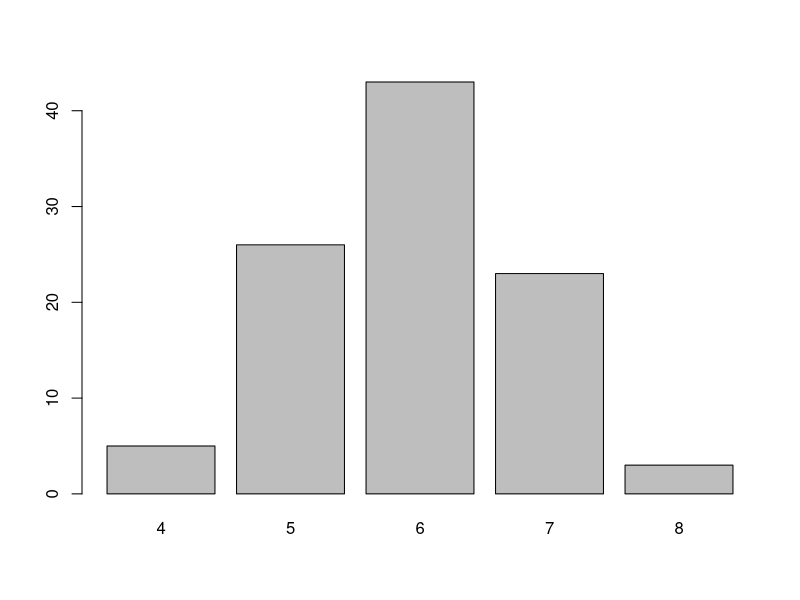
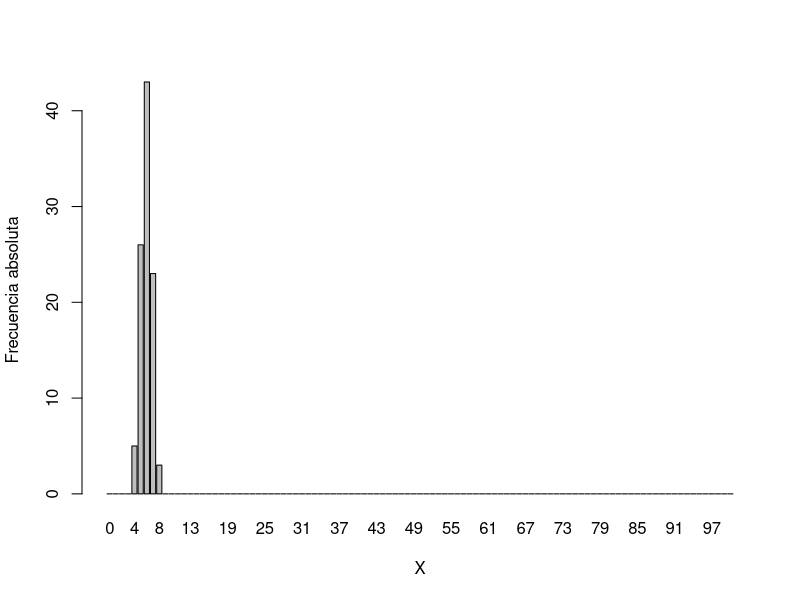
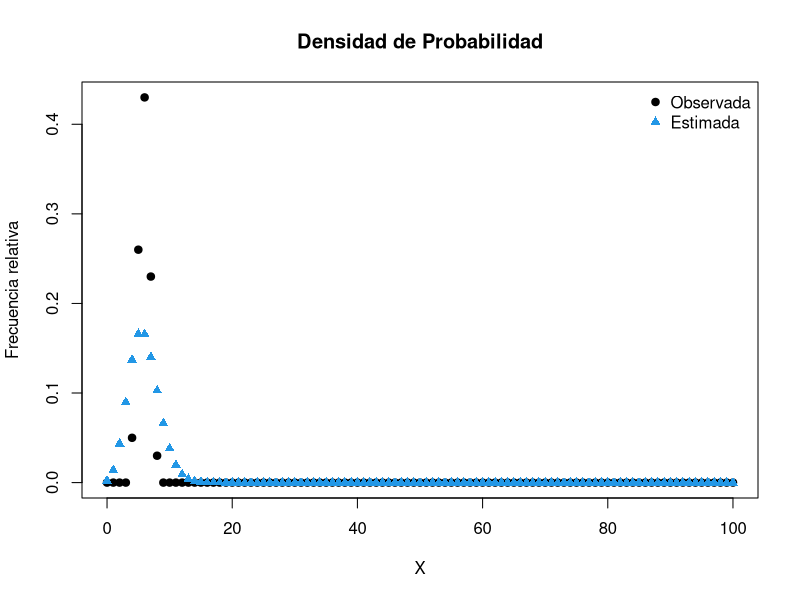
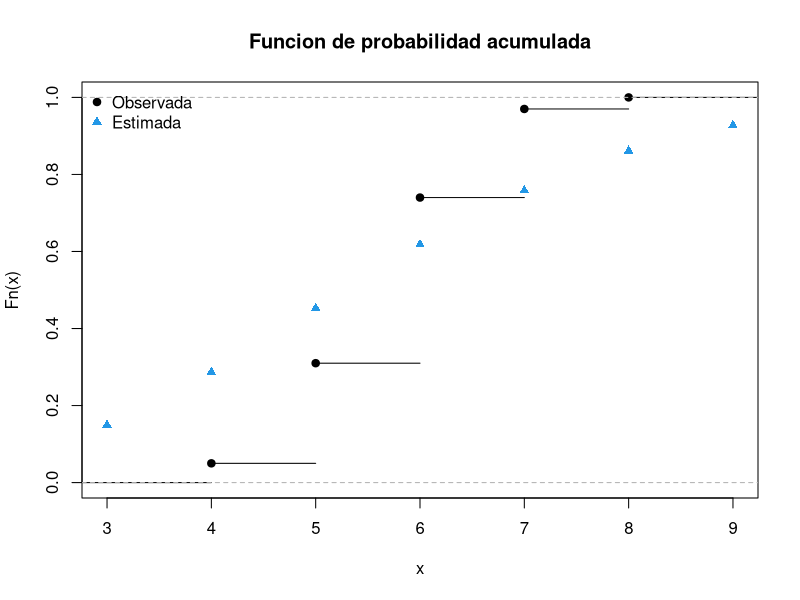
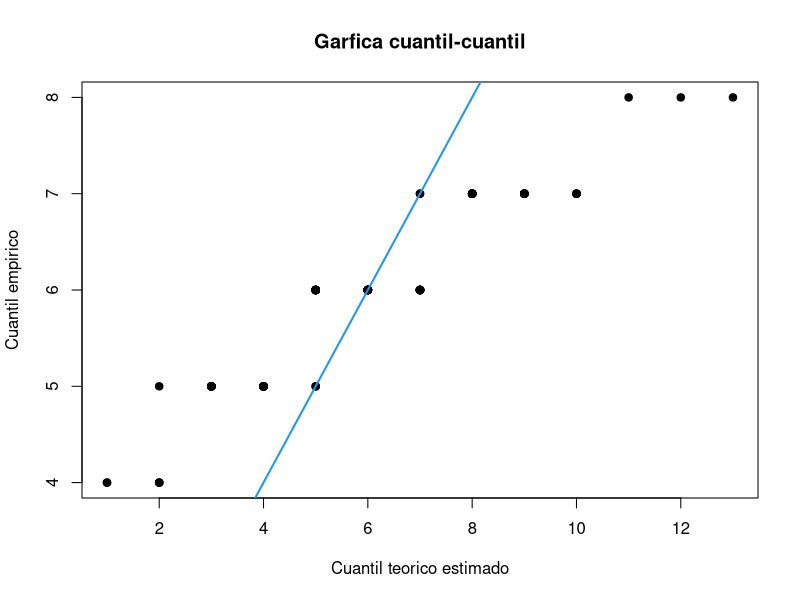
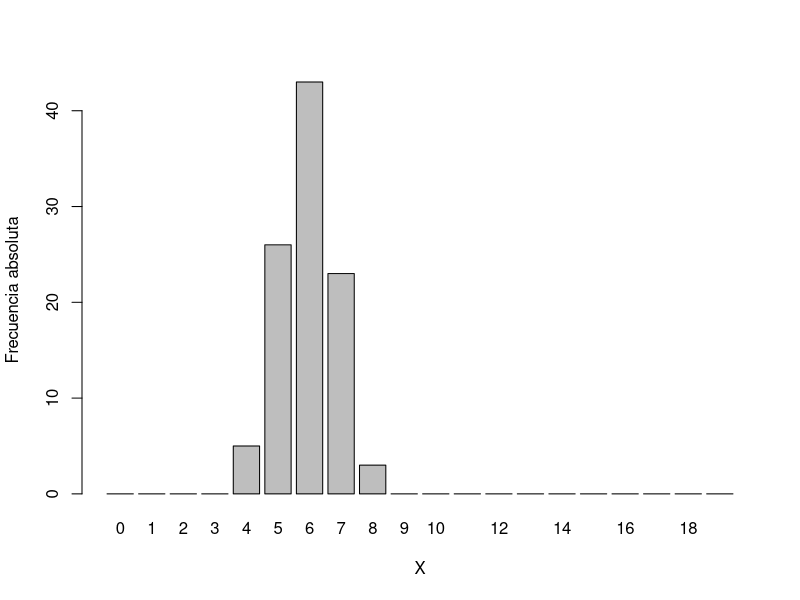
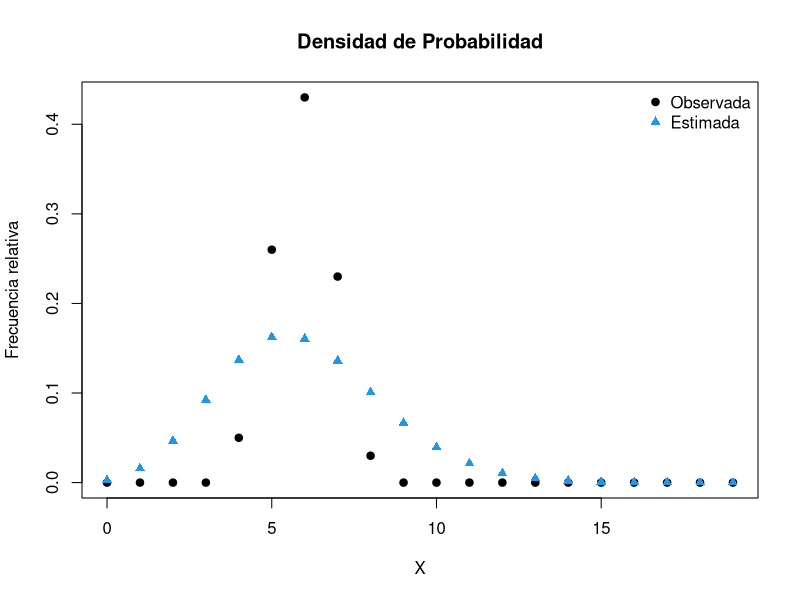
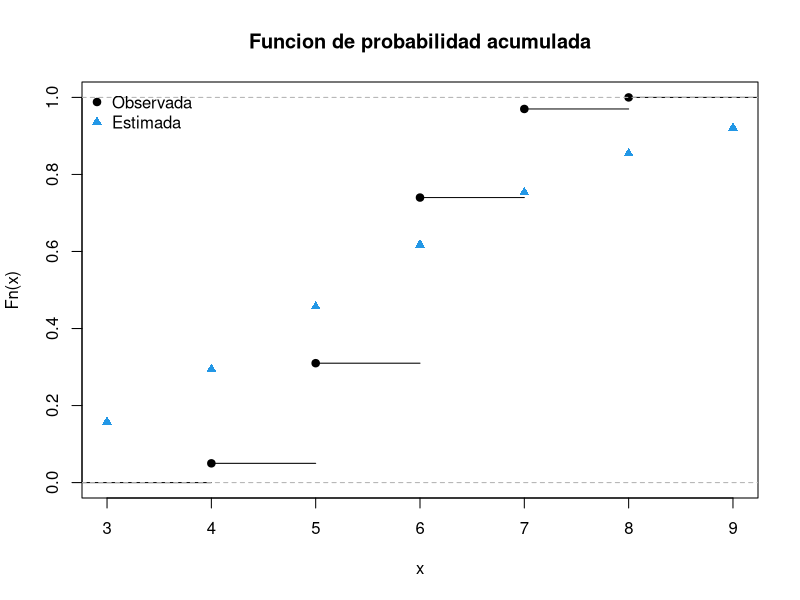

R code for these plots, in order:
################################################################
#LECTURA DE DATOS                                              #
################################################################
#Librerias utilizadas
library (gdata)
#Leyendo los datos obtenidos
dat=read.table("Data.txt")


#IntenatarPoisson
################################################################
#VARIABLE ALEATORIA DISCRETA: CASO BINOMIAL                    #
################################################################
#DATOS 
Xobs = dat$V1
Xobs
N = length(Xobs)
k = 100
barplot(table(Xobs))


#ESTADISTICA DESCRIPTIVA
summary(Xobs)
var(Xobs)

#GRAFICA DE LOS DATOS: FRECUENCIA ABSOLUTA
ExtremoIntervalos<-seq(-0.5,N+1,1)
TablaFrecuencia<-table(cut(Xobs,ExtremoIntervalos))
ValoresX<-seq(0,N,1)
names(TablaFrecuencia)<-ValoresX
barplot(TablaFrecuencia,xlab="X",ylab="Frecuencia absoluta")
#barplot(TablaFrecuencia,xlab="X",ylab="Frecuencia absoluta", xlim =c(4,11))

#ESTIMADOR DE MAXIMA VEROSIMILITUD
EMV<-sum(Xobs)/(k*N)
EMV

#GRAFICA: DENSIDAD DE PROBABILIDAD VERSUS LA ESTIMADA
FrecuenciaRelativa<-as.numeric(prop.table(TablaFrecuencia))
DensidadProbabilidadEMV<-dbinom(ValoresX,size=N,prob=EMV)
plot(ValoresX,FrecuenciaRelativa,pch=19,col=1,xlab="X",ylab="Frecuencia relativa",
     main="Densidad de Probabilidad")
points(ValoresX,DensidadProbabilidadEMV,pch=17,col=4)
legend("topright",c("Observada","Estimada"),pch=c(19,17),col=c(1,4),bty="n")

#GRAFICA: DISTRIBUCION EMPIRICA VERSUS ESTIMADA
Fempirica<-ecdf(Xobs)
DistribucionEMV<-pbinom(ValoresX,size=N,prob=EMV)
plot(Fempirica,main="Funcion de probabilidad acumulada")
points(ValoresX,DistribucionEMV,type="p",pch=17,col=4)
legend("topleft",c("Observada","Estimada"),pch=c(19,17),col=c(1,4),bty="n")

#GRAFICA: CUANTIL EMPIRICO VERSUS TEORICO ESTIMADO
valpha<-(seq(1,k,1)-0.5)/k
QTE<-qbinom(valpha,size=N,prob=EMV)
QE<-sort(Xobs)
plot(QTE,QE,type="p",pch=19,cex=1,xlab="Cuantil teorico estimado",ylab="Cuantil empirico",
     main="Garfica cuantil-cuantil")
segments(0,0,100,100,lwd=2,col=4)














#DATOS SIMULADOS
n<-100
lambda0<-5

#ESTADISTICA DESCRIPTIVA
summary(Xobs)

#GRAFICA DE LOS DATOS: FRECUENCIA ABSOLUTA
ExtremoIntervalos<-seq(-0.5,4*lambda0,1)
TablaFrecuencia<-table(cut(Xobs,ExtremoIntervalos))
ValoresX<-seq(0,length(TablaFrecuencia)-1,1)
names(TablaFrecuencia)<-ValoresX
barplot(TablaFrecuencia,xlab="X",ylab="Frecuencia absoluta")

#ESTIMADOR DE MAXIMA VEROSIMILITUD
EMV<-mean(Xobs)
EMV

#GRAFICA: DENSIDAD DE PROBABILIDAD VERSUS LA ESTIMADA
FrecuenciaRelativa<-as.numeric(prop.table(TablaFrecuencia))
DensidadProbabilidadEMV<-dpois(ValoresX,EMV)
plot(ValoresX,FrecuenciaRelativa,pch=19,col=1,xlab="X",ylab="Frecuencia relativa",
     main="Densidad de Probabilidad")
points(ValoresX,DensidadProbabilidadEMV,pch=17,col=4)
legend("topright",c("Observada","Estimada"),pch=c(19,17),col=c(1,4),bty="n")

#GRAFICA: DISTRIBUCION EMPIRICA VERSUS ESTIMADA
Fempirica<-ecdf(Xobs)
DistribucionEMV<-ppois(ValoresX,EMV)
plot(Fempirica,main="Funcion de probabilidad acumulada")
points(ValoresX,DistribucionEMV,type="p",pch=17,col=4)
legend("topleft",c("Observada","Estimada"),pch=c(19,17),col=c(1,4),bty="n")

#GRAFICA: CUANTIL EMPIRICO VERSUS TEORICO ESTIMADO
valpha<-(seq(1,n,1)-0.5)/n
QTE<-qpois(valpha,EMV)
QE<-sort(Xobs)
plot(QTE,QE,type="p",pch=19,cex=1,xlab="Cuantil teorico estimado",ylab="Cuantil empirico",
     main="Garfica cuantil-cuantil")
segments(0,0,100,100,lwd=2,col=4)
